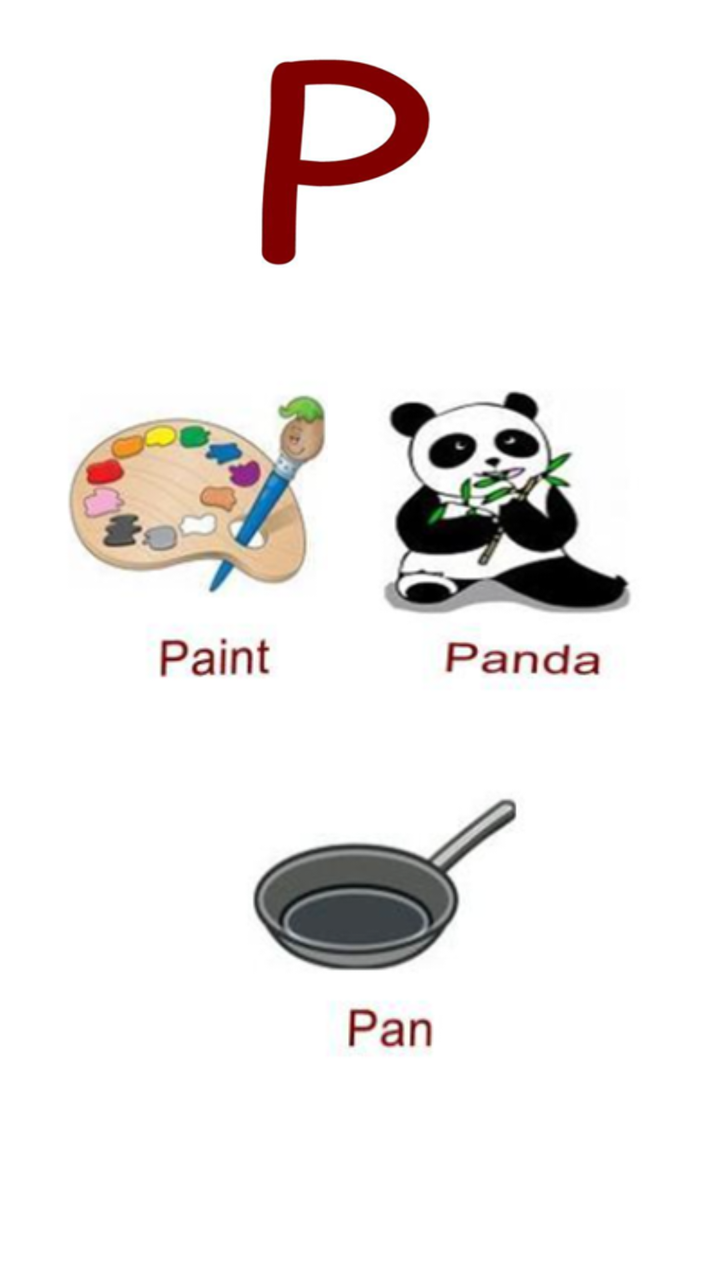
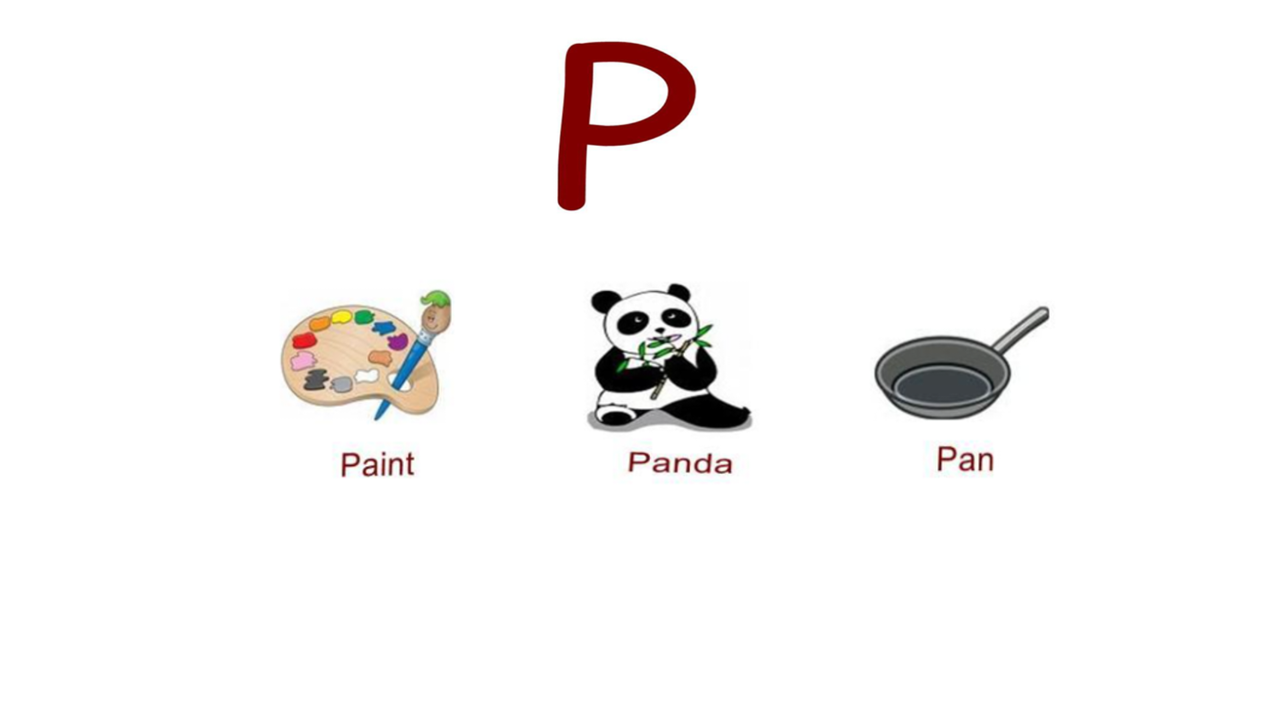

Two renders of one Android screen. The first uses the default layout on a phone; the second uses the alternative layout the repository ships for a different screen configuration, on a matching device. The two XML files are below.
<!-- AndroidManifest.xml: application theme Theme.English_QaidaAndQuiz_AppMCAssignment -->
<!-- res/layout/activity_p.xml -->
<?xml version="1.0" encoding="utf-8"?>
<androidx.constraintlayout.widget.ConstraintLayout xmlns:android="http://schemas.android.com/apk/res/android"
    xmlns:app="http://schemas.android.com/apk/res-auto"
    xmlns:tools="http://schemas.android.com/tools"
    android:layout_width="match_parent"
    android:layout_height="match_parent"
    tools:context=".p">

    <androidx.constraintlayout.widget.ConstraintLayout
        android:layout_width="match_parent"
        android:layout_height="match_parent"
        tools:context=".a">

        <ImageView
            android:id="@+id/imageView"
            android:layout_width="120dp"
            android:layout_height="120dp"
            android:layout_marginTop="24dp"
            app:layout_constraintEnd_toEndOf="parent"
            app:layout_constraintStart_toStartOf="parent"
            app:layout_constraintTop_toTopOf="parent"
            app:srcCompat="@drawable/p" />

        <ImageView
            android:id="@+id/imageView2"
            android:layout_width="180dp"
            android:layout_height="180dp"
            android:layout_marginStart="16dp"
            android:layout_marginTop="36dp"
            app:layout_constraintStart_toStartOf="parent"
            app:layout_constraintTop_toBottomOf="@+id/imageView"
            app:srcCompat="@drawable/p1" />

        <ImageView
            android:id="@+id/imageView3"
            android:layout_width="180dp"
            android:layout_height="180dp"
            android:layout_marginTop="36dp"
            android:layout_marginEnd="16dp"
            app:layout_constraintEnd_toEndOf="parent"
            app:layout_constraintTop_toBottomOf="@+id/imageView"
            app:srcCompat="@drawable/p2" />

        <ImageView
            android:id="@+id/imageView4"
            android:layout_width="180dp"
            android:layout_height="180dp"
            android:layout_marginTop="224dp"
            app:layout_constraintEnd_toEndOf="parent"
            app:layout_constraintHorizontal_bias="0.584"
            app:layout_constraintStart_toStartOf="parent"
            app:layout_constraintTop_toBottomOf="@+id/imageView"
            app:srcCompat="@drawable/p3" />
    </androidx.constraintlayout.widget.ConstraintLayout>
</androidx.constraintlayout.widget.ConstraintLayout>
<!-- resources referenced by this layout -->
<resources>
  <!-- drawable p: png bitmap (drawable, 18169 bytes) -->
  <!-- drawable p1: png bitmap (drawable, 43235 bytes) -->
  <!-- drawable p2: png bitmap (drawable, 33006 bytes) -->
  <!-- drawable p3: png bitmap (drawable, 24858 bytes) -->
  <style name="Theme.English_QaidaAndQuiz_AppMCAssignment" parent="Theme.MaterialComponents.DayNight.DarkActionBar">
          
          <item name="colorPrimary">@color/purple_500</item>
          <item name="colorPrimaryVariant">@color/purple_700</item>
          <item name="colorOnPrimary">@color/white</item>
          
          <item name="colorSecondary">@color/teal_200</item>
          <item name="colorSecondaryVariant">@color/teal_700</item>
          <item name="colorOnSecondary">@color/black</item>
          
          <item name="android:statusBarColor" tools:targetApi="l">?attr/colorPrimaryVariant</item>
          
      </style>
  <color name="purple_500">#FF4500	</color>
  <color name="purple_700">#FF3700B3</color>
  <color name="white">#FFFFFFFF</color>
  <color name="teal_200">#FF03DAC5</color>
  <color name="teal_700">#FF018786</color>
  <color name="black">#FF000000</color>
</resources>
<!-- res/layout-land/activity_p.xml (the author's variant of the layout above) -->
<!-- drawn on the phone turned sideways -->
<?xml version="1.0" encoding="utf-8"?>
<androidx.constraintlayout.widget.ConstraintLayout xmlns:android="http://schemas.android.com/apk/res/android"
    xmlns:app="http://schemas.android.com/apk/res-auto"
    xmlns:tools="http://schemas.android.com/tools"
    android:layout_width="match_parent"
    android:layout_height="match_parent"
    tools:context=".p">

    <androidx.constraintlayout.widget.ConstraintLayout
        android:layout_width="match_parent"
        android:layout_height="match_parent"
        tools:context=".a">

        <ImageView
            android:id="@+id/imageView"
            android:layout_width="102dp"
            android:layout_height="99dp"
            android:layout_marginTop="16dp"
            app:layout_constraintEnd_toEndOf="parent"
            app:layout_constraintHorizontal_bias="0.499"
            app:layout_constraintStart_toStartOf="parent"
            app:layout_constraintTop_toTopOf="parent"
            app:srcCompat="@drawable/p" />

        <ImageView
            android:id="@+id/imageView2"
            android:layout_width="120dp"
            android:layout_height="124dp"
            android:layout_marginStart="128dp"
            android:layout_marginTop="16dp"
            app:layout_constraintStart_toStartOf="parent"
            app:layout_constraintTop_toBottomOf="@+id/imageView"
            app:srcCompat="@drawable/p1" />

        <ImageView
            android:id="@+id/imageView3"
            android:layout_width="121dp"
            android:layout_height="121dp"
            android:layout_marginTop="16dp"
            app:layout_constraintEnd_toStartOf="@+id/imageView4"
            app:layout_constraintHorizontal_bias="0.494"
            app:layout_constraintStart_toEndOf="@+id/imageView2"
            app:layout_constraintTop_toBottomOf="@+id/imageView"
            app:srcCompat="@drawable/p2" />

        <ImageView
            android:id="@+id/imageView4"
            android:layout_width="120dp"
            android:layout_height="122dp"
            android:layout_marginTop="16dp"
            app:layout_constraintEnd_toEndOf="parent"
            app:layout_constraintHorizontal_bias="0.813"
            app:layout_constraintStart_toStartOf="parent"
            app:layout_constraintTop_toBottomOf="@+id/imageView"
            app:srcCompat="@drawable/p3" />
    </androidx.constraintlayout.widget.ConstraintLayout>
</androidx.constraintlayout.widget.ConstraintLayout>
